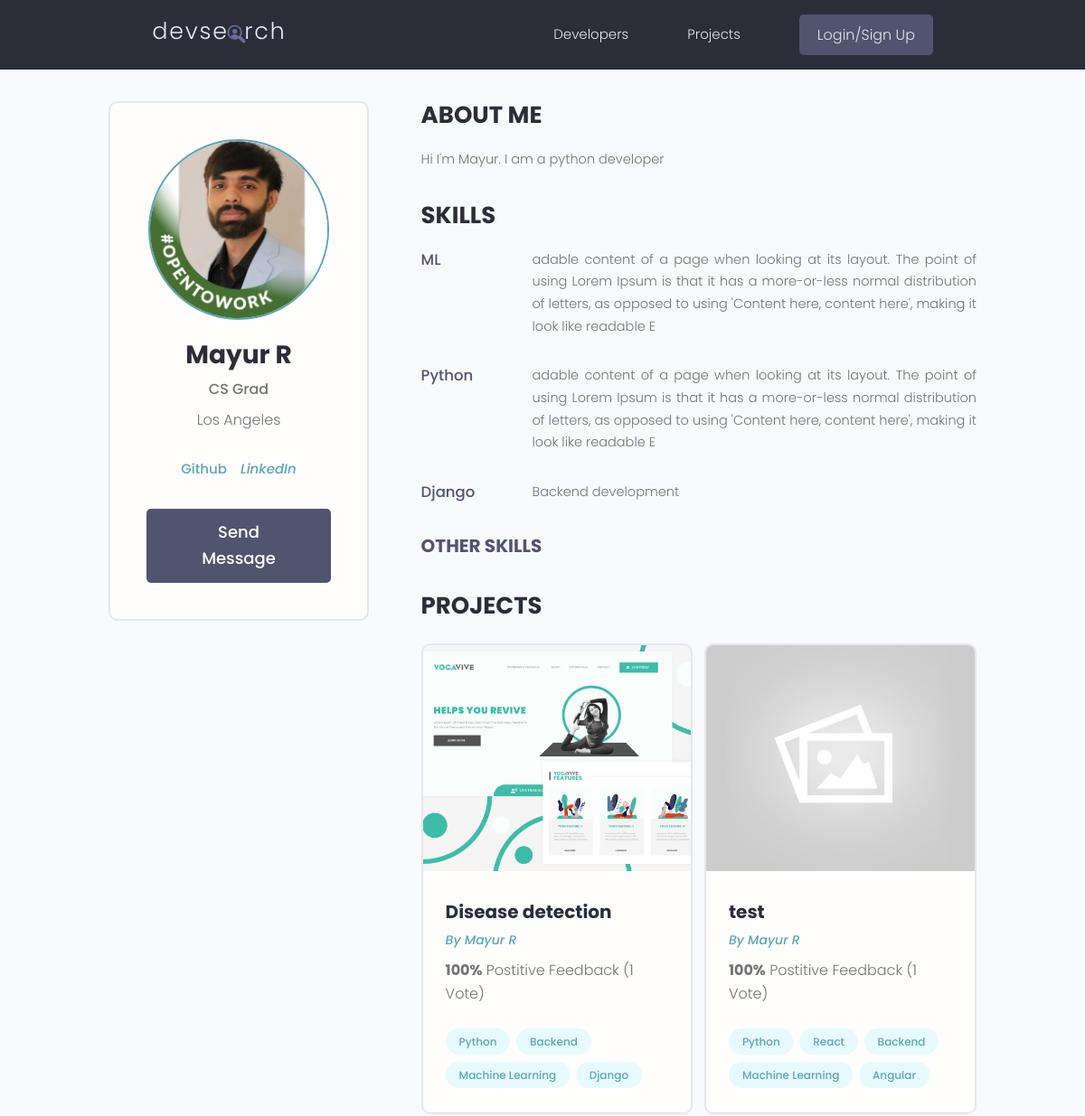
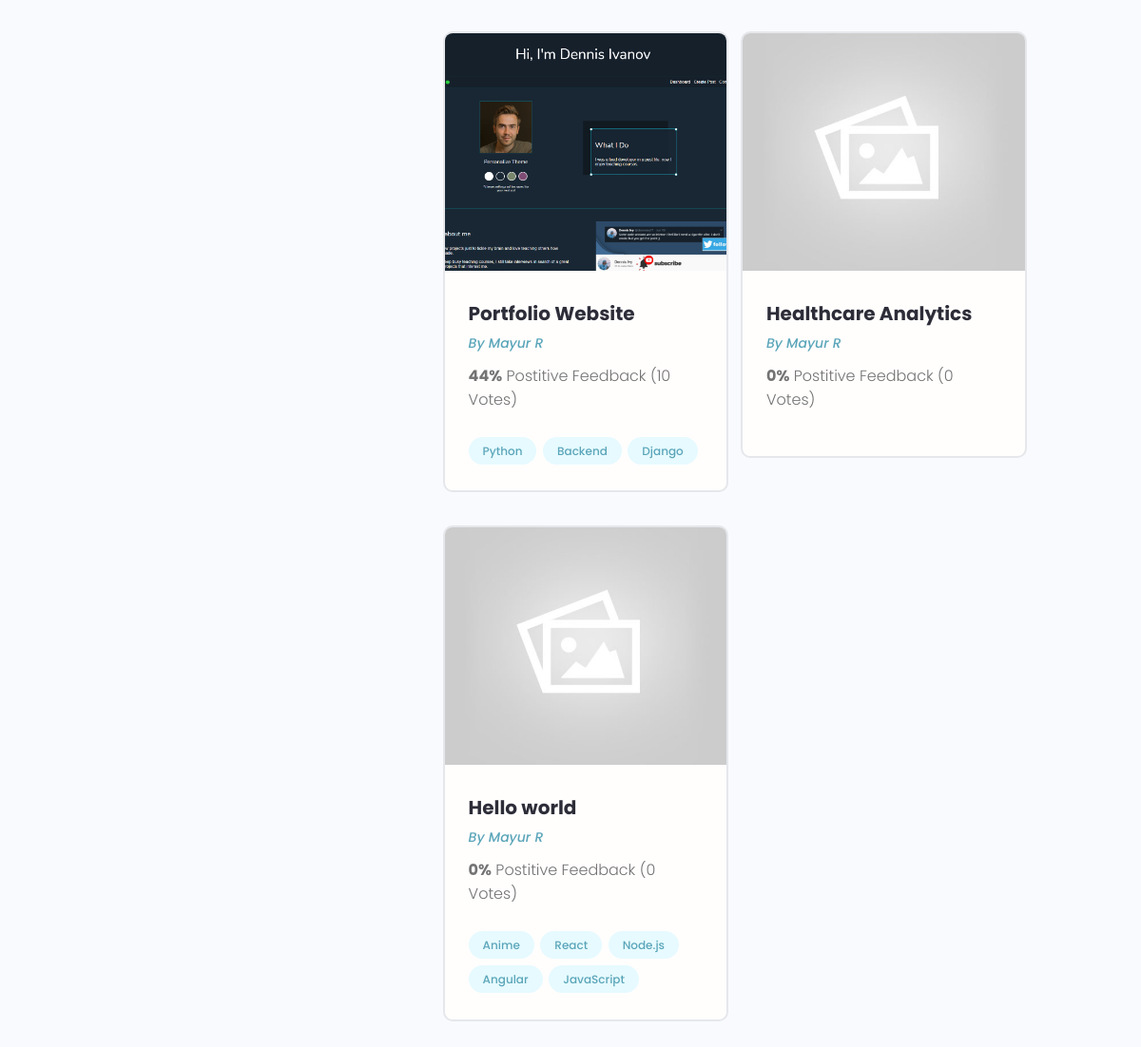
/profile/b6be9e4f-b977-4429-8304-acc4b35053e3/, run on an earlier commit of the app's database (2 pictures, top to bottom).
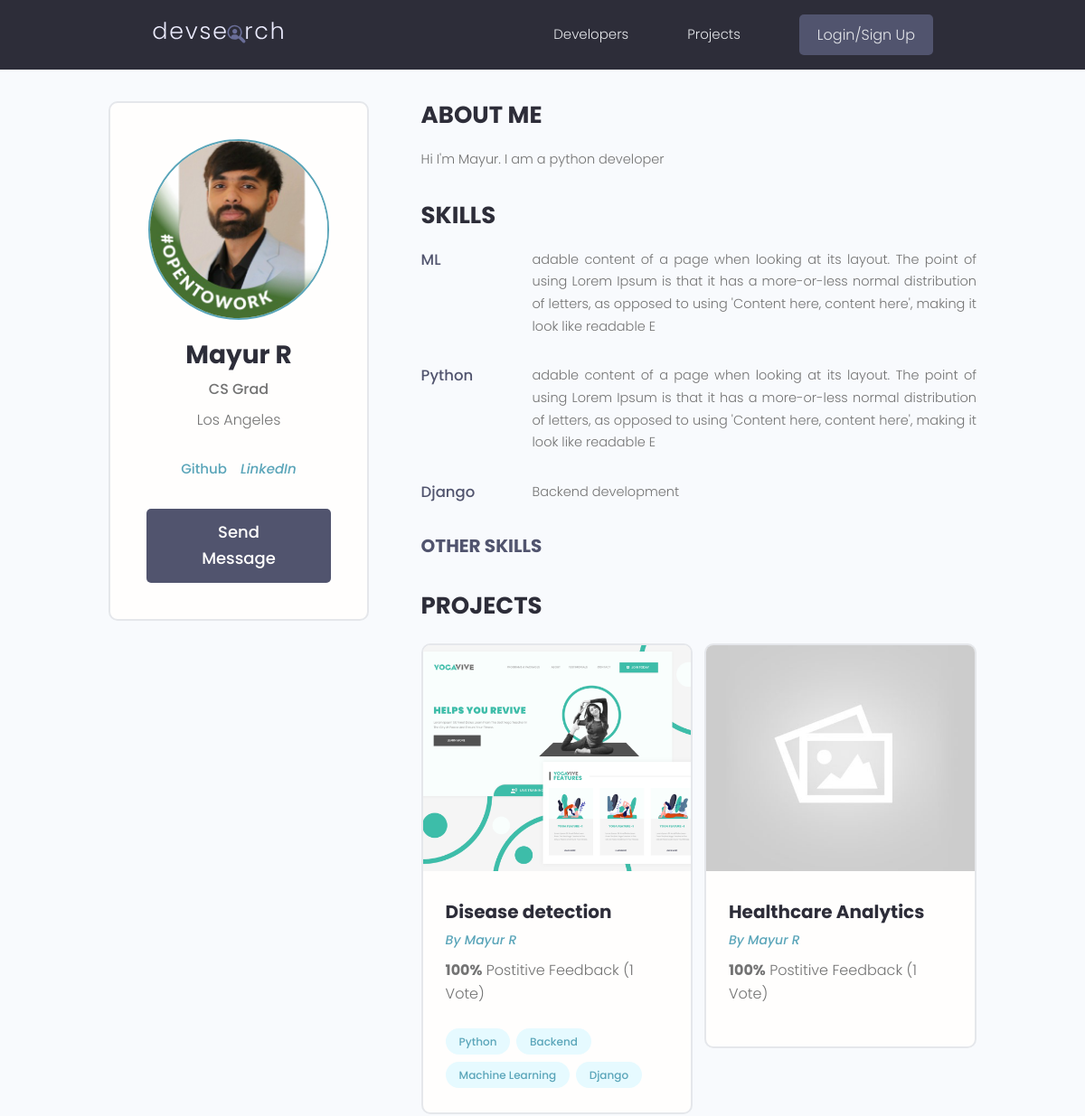
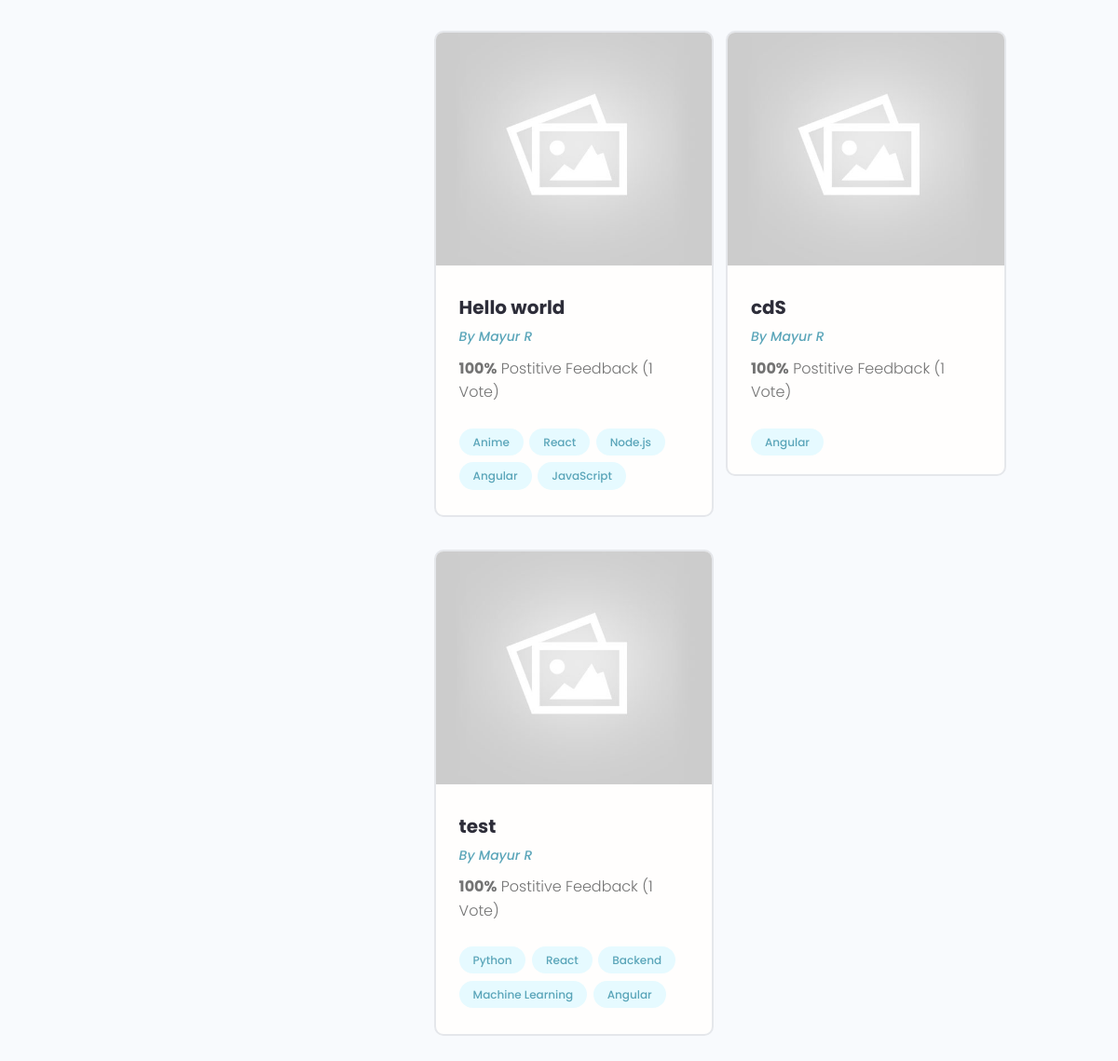
And on a later commit of the database (2 pictures, top to bottom).
### users/models.py (models this page shows, shortened)
class Profile(models.Model):
    user=models.OneToOneField(User, on_delete=models.CASCADE, null=True,blank=True)
    name=models.CharField(max_length=200,null=True,blank=True)
    email=models.EmailField(max_length=500,null=True,blank=True)
    username=models.CharField(max_length=200,null=True,blank=True)
    location=models.CharField(max_length=200,null=True,blank=True)
    short_intro=models.CharField(max_length=200,null=True,blank=True)
    bio=models.TextField(null=True,blank=True)
    profile_image=models.ImageField(null=True,blank=True,default="profiles/user-default.png", upload_to='profiles/')
    social_github=models.CharField(max_length=200,null=True,blank=True)
    social_twitter=models.CharField(max_length=200,null=True,blank=True)
    social_linkedin=models.CharField(max_length=200,null=True,blank=True)
    social_youtube=models.CharField(max_length=200,null=True,blank=True)
    social_website=models.CharField(max_length=200,null=True,blank=True)
    created=models.DateTimeField(auto_now_add=True)
    id=models.UUIDField(default=uuid.uuid4,unique=True,primary_key=True,editable=False)
    class Meta:
        ordering=['created']

class Skill(models.Model):
    owner=models.ForeignKey(Profile,on_delete=models.CASCADE,null=True,blank=True)
    name = models.CharField(max_length=200)
    description=models.TextField(null=True,blank=True)
    created=models.DateTimeField(auto_now_add=True)
    id=models.UUIDField(default=uuid.uuid4,unique=True,primary_key=True,editable=False)

### projects/models.py (models this page shows, shortened)
class Project(models.Model):
    owner=models.ForeignKey(Profile,null=True, blank=True,on_delete=models.SET_NULL)
    title=models.CharField(max_length=200)
    description=models.TextField(null=True,blank=True)
    featured_image=models.ImageField(null=True,blank=True,default='default.jpeg')
    demo_link=models.CharField(max_length=2000,null=True,blank=True)
    source_link=models.CharField(max_length=2000,null=True,blank=True)
    tags=models.ManyToManyField('Tag',blank=True)
    vote_total=models.IntegerField(default=0, null=True,blank=True)
    vote_ratio=models.IntegerField(default=0, null=True,blank=True)
    created=models.DateTimeField(auto_now_add=True)
    id=models.UUIDField(default=uuid.uuid4,unique=True,primary_key=True,editable=False)
    class Meta:
        ordering=['-vote_ratio','-vote_total','title']

class Tag(models.Model):
    name=models.CharField(max_length=200)
    created=models.DateTimeField(auto_now_add=True)
    id=models.UUIDField(default=uuid.uuid4,unique=True,primary_key=True,editable=False)
    def __str__(self):
        return self.name

### users/views.py (the view)
# urls.py: path('profile/<str:pk>/',views.userProfile,name="user-profile"),
def userProfile(request,pk):
    profile=Profile.objects.get(id=pk)
    topSkills=profile.skill_set.exclude(description__exact="")
    otherSkills=profile.skill_set.filter(description="")
    context={'profile':profile,'topSkills':topSkills,'otherSkills':otherSkills}
    return render(request,'users/user-profile.html',context)

### users/templates/users/user-profile.html (shortened to what this page needs)
{% extends 'main.html' %}
{% block content %}
<main class="profile my-md">
    <div class="container">
      <div class="layout">
        <div class="column column--1of3">
          <div class="card text-center">
            <div class="card__body dev">
              <img class="avatar avatar--xl" src="{{profile.profile_image.url}}" />
              <h2 class="dev__name">{{profile.name}}</h2>
              <p class="dev__title">{{profile.short_intro}}</p>
              <p class="dev__location">{{profile.location}}</p>
              <ul class="dev__social">
                {% if profile.social_github%}
                <li>
                  <a title="Github" href="{{profile.social_github}}" target="_blank">Github</a>
                </li>
                {% endif %}
                {% if profile.social_linkedin%}
                <li>
                  <a title="LinkedIn" href="{{profile.social_linkedin}}" target="_blank"><i class="im im-linkedin">LinkedIn</i></a>
                </li>
                {% endif %}
              </ul>
              {% if request.user.profile.id != profile.id %}
              <a href="{% url 'create-message' profile.id %}" class="btn btn--sub btn--lg">Send Message </a>
              {% endif %}
            </div>
          </div>
        </div>
        <div class="column column--2of3">
          <div class="devInfo">
            <h3 class="devInfo__title">About Me</h3>
            <p class="devInfo__about">
              {{profile.bio}}
            </p>
          </div>
          <div class="devInfo">
            <h3 class="devInfo__title">Skills</h3>
            <div class="devInfo__skills">
                {%for skill in topSkills%}
              <div class="devSkill">
                <h4 class="devSkill__title">{{skill.name}}</h4>
                <p class="devSkill__info">
                  {{skill.description}}
                </p>
              </div>
              {%endfor%}
              <h3 class="devInfo__subtitle">Other Skills</h3>
            </div>
          </div>
          <div class="devInfo">
            <h3 class="devInfo__title">Projects</h3>
            <div class="grid grid--two">
            {% for project in profile.project_set.all %}
              <div class="column">
                <div class="card project">
                  <a href="{% url 'project' project.id %}" class="project">
                    <img class="project__thumbnail" src="{{project.featured_image.url}}" alt="project thumbnail" />
                    <div class="card__body">
                      <h3 class="project__title">{{project.title}}</h3>
                      <p><a class="project__author" href="{% url 'user-profile' project.owner.id %}">By {{project.owner.name}}</a></p>
                      <p class="project--rating">
                        <span style="font-weight: bold;">{{project.vote_ratio}}%</span> Postitive
                        Feedback ({{project.vote_total}} Vote{{project.vote_total|pluralize:"s"}})
                      </p>
                      <div class="project__tags">
                        {% for tag in project.tags.all %}
                        <span class="tag tag--pill tag--main">
                          <small>{{tag}}</small>
                        </span>
                        {% endfor %}
                      </div>
                    </div>
                  </a>
                </div>
              </div>
              {% endfor %}
            </div>
          </div>
        </div>
      </div>
    </div>
  </main>
{% endblock content%}

### templates/main.html (shortened to what this page needs)
<!DOCTYPE html>
{% load static%}
<html>
<head>
    <link rel="stylesheet" href="{% static 'uikit/styles/uikit.css' %}" />
    <link rel="stylesheet" href="{% static 'styles/app.css' %}" />
    <link rel='stylesheet' type='text/css' media='screen' href='{% static "styles/main.css"%}'>
</head>
<body>
    {%include 'navbar.html'%}
    {% block content%}{%endblock content%}
</body>
</html>

### templates/navbar.html (shortened to what this page needs)
{% load static %}
<header class="header">
    <div class="container container--narrow">
      <a href="{% url 'profiles' %}" class="header__logo">
        <img src="{% static 'images/logo.svg' %}" alt="DevSearch Logo" />
      </a>
      <nav class="header__nav">
        <ul class="header__menu">
          <li class="header__menuItem"><a href="{% url 'profiles' %}">Developers</a></li>
          <li class="header__menuItem"><a href="{% url 'projects' %}">Projects</a></li>
          {% if request.user.is_authenticated %}
          <li class="header__menuItem"><a href="{% url 'inbox' %}">Inbox</a></li>
          <li class="header__menuItem"><a href="{% url 'account' %}">Account</a></li>
          <li class="header__menuItem"><a href="{% url 'logout' %}" class="btn btn--sub">Logout</a></li>
          {% else %}
          <li class="header__menuItem"><a href="{% url 'login' %}" class="btn btn--sub">Login/Sign Up</a></li>
          {% endif %}
        </ul>
      </nav>
    </div>
  </header>

### static/styles/app.css (style rules this page uses)
:root { --color-sub: #2d2d39; }
.btn--sub { background-color: var(--color-sub-light); }
.card { border: 2px solid var(--color-light); }
img { width: 100%; }
.header { position: sticky; z-index: 111; background-color: var(--color-sub); padding: 1.5rem 0; }
.header > .container { display: flex; justify-content: space-between; align-items: center; }
.header__logo > img { height: 3.8rem; }
.header__nav > ul { display: inline-flex; align-items: center; list-style: none; gap: 6.5rem; }
.header__menuItem > a { color: var(--color-light); font-weight: 300; }
.profile .card > .dev { padding: 4rem; }
.dev__name { color: var(--color-sub); font-size: 2.8rem; font-weight: 700; margin-top: 1rem; margin-bottom: 0.5rem; }
.dev__title { font-size: 1.6rem; font-weight: 500; line-height: 1.3; }
.dev__location { margin-top: 1rem; }
.dev__social { margin: 3rem 0; list-style: none; display: flex; justify-content: center; gap: 1.5rem; }
.devInfo { margin-bottom: 3rem; }
.devInfo__title, .devInfo__subtitle { font-size: 2.6rem; color: var(--color-sub); text-transform: uppercase; font-weight: 700; margin-bottom: 1.5rem; }
.devInfo__subtitle { font-size: 2rem; color: var(--color-sub-light); }
.devInfo__about, .devSkill__info { font-size: 1.45rem; line-height: 1.7; text-align: justify; }
.devSkill { margin-bottom: 3rem; }
.devSkill__title { font-size: 1.65rem; font-weight: 500; color: var(--color-sub-light); }
@media screen and (min-width: 700px) { .devSkill { display: flex; justify-content: space-between; gap: 3rem; } }
@media screen and (min-width: 700px) { .devSkill__info { flex-basis: 80%; } }
.project__author { font-size: 1.4rem; font-style: italic; }
.project--rating { margin-bottom: 1.6em; margin-top: .5em; }
.project__thumbnail { height: 25rem; object-fit: cover; object-position: top center; }
.project__title { font-size: 2rem; font-weight: 700; color: var(--color-sub); }

### static/uikit/styles/modules/_variables.css (style rules this page uses)
:root { --color-main: #5aa5b9; --color-main-light: #e6faff; --color-sub: #3f4156; --color-sub-light: #51546e; --color-sub-lighter: #ededfd; --color-text: #737373; --color-gray: #8b8b8b; --color-light: #e5e7eb; --color-light-gray: #767676; --color-bg: #f8fafd; --color-white: #fffefd; --color-white-light: #f3f3f3; --color-success: #359e64; --color-success-bg: #def8e8; --color-error: #fc4b0b; --color-error-bg: #fff2ee; --font-base: 'Poppins', arial, helvetica, 'Segoe UI', roboto, ubuntu, sans-serif; --font-monospace: 'Fira Code', 'Courier New', courier, monospace; --font-regular: 300; --font-medium: 500; --font-bold: 700; --generic-shadow: 1px 1px 5px #00000010; --generic-transition: all 0.3s ease-in-out; }

### static/uikit/styles/modules/_base.css (style rules this page uses)
* { margin: 0; padding: 0; box-sizing: border-box; text-rendering: optimizeLegibility; color: inherit; font-size: inherit; }
html { font-size: 50%; }
@media only screen and (min-width: 480px) { html { font-size: 56.25%; } }
@media only screen and (min-width: 1200px) { html { font-size: 62.5%; } }
body { line-height: 1.6; font-weight: 400; font-size: 1.5rem; color: var(--color-text); background-color: var(--color-bg); min-height: 100vh; }

### static/uikit/styles/modules/_typography.css (style rules this page uses)
* { font-family: var(--font-base); }
h2 { font-size: 3.6rem; font-weight: var(--font-bold); }
h3 { font-size: 3.2rem; font-weight: var(--font-medium); }
h4 { font-size: 2.8rem; font-weight: var(--font-medium); }
p, span, strong { font-size: 1.6rem; color: var(--color-text); font-weight: var(--font-regular); }
a { padding-bottom: 2px; text-decoration: none; display: inline-block; color: var(--color-main); font-weight: var(--font-medium); }

### static/uikit/styles/modules/_utilities.css (style rules this page uses)
.container { width: 92%; max-width: 165rem; margin: 0 auto; box-sizing: border-box; }
.container--narrow { width: 92%; max-width: 120rem; }
@media screen and (min-width: 1000px) { .container { width: 90%; } }
@media screen and (min-width: 1000px) { .container--narrow { width: 85%; } }
@media screen and (min-width: 1200px) { .container { width: 80%; } }
@media screen and (min-width: 1200px) { .container--narrow { width: 72%; } }
.text-center { text-align: center; }
.my-md { margin: 3rem auto; }

### static/uikit/styles/modules/_avatar.css (style rules this page uses)
.avatar { border-radius: 50%; border: 2px solid var(--color-main); object-fit: cover; }
.avatar--xl { height: 20rem; width: 20rem; }

### static/uikit/styles/modules/_card.css (style rules this page uses)
.card { border-radius: 1rem; background-color: var(--color-white); border: 1.5px solid var(--color-light); width: auto; height: auto; margin-top: 0.5rem; margin-bottom: 0.5rem; overflow: hidden; }
.card__body, .card__header { padding: 2rem 2.5rem; }

What changed in the data, as far as the page shows it:
removed Project: featured_image (picture), title "Portfolio Website", owner.name "Mayur R", vote_ratio "44", vote_total "10", Tag (name "Python"), Tag (name "Backend"), Tag (name "Django")
changed Project "Healthcare Analytics": vote_ratio "0" → "100"; vote_total "0" → "1"
changed Project "Hello world": vote_ratio "0" → "100"; vote_total "0" → "1"
added Project: featured_image (placeholder picture), title "cdS", owner.name "Mayur R", vote_ratio "100", vote_total "1", Tag (name "Angular")
shown differently, row unchanged: Project "test": moves down the list
